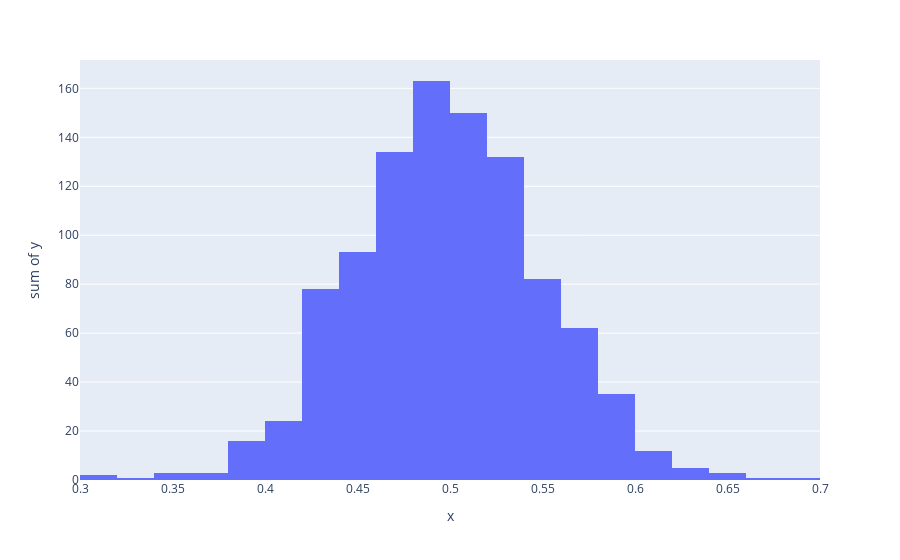

Write notebook code for a chart like this one.
### Markdown cell above
#### Central Limit Theorem

### Code cell
# Central Limit Theorem

sample_size = 31
sample_count = 1000

x_values = [(sum([random.uniform(0, 1) for i in range(sample_size)]) / sample_size) for _ in range(sample_count)]
y_values = [1 for _ in range(sample_count)]

px.histogram(x=x_values, y=y_values, nbins=20).show()

### Figure 1 — Plotly figure (JSON) as saved in the notebook; plotly's stock layout.template omitted (floating-point values rounded to 4 significant figures; data arrays with more than 128 entries replaced by an {"elided": "..."} marker saying what was removed)
{"data": [{"alignmentgroup": "True", "bingroup": "x", "histfunc": "sum", "hovertemplate": "x=%{x}<br>sum of y=%{y}<extra></extra>", "legendgroup": "", "marker": {"color": "#636efa", "pattern": {"shape": ""}}, "name": "", "nbinsx": 20, "offsetgroup": "", "orientation": "v", "showlegend": false, "type": "histogram", "x": {"elided": "1000 float values"}, "xaxis": "x", "y": {"elided": "1000 int values"}, "yaxis": "y"}], "layout": {"barmode": "relative", "legend": {"tracegroupgap": 0}, "margin": {"t": 60}, "xaxis": {"anchor": "y", "domain": [0, 1], "title": {"text": "x"}}, "yaxis": {"anchor": "x", "domain": [0, 1], "title": {"text": "sum of y"}}}}
